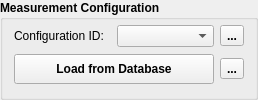
    <widget class="QGroupBox" name="groupBox_5">
     <property name="sizePolicy">
      <sizepolicy hsizetype="Preferred" vsizetype="Preferred">
       <horstretch>0</horstretch>
       <verstretch>0</verstretch>
      </sizepolicy>
     </property>
     <property name="font">
      <font>
       <weight>75</weight>
       <bold>true</bold>
      </font>
     </property>
     <property name="title">
      <string>Measurement Configuration</string>
     </property>
     <layout class="QGridLayout" name="gridLayout_8">
      <property name="topMargin">
       <number>4</number>
      </property>
      <item row="1" column="1">
       <widget class="QToolButton" name="tbt_save_db">
        <property name="toolTip">
         <string>Add current configuration to database.</string>
        </property>
        <property name="text">
         <string>...</string>
        </property>
        <property name="icon">
         <iconset>
          <normaloff>../../resources/img/database_plus.svg</normaloff>../../resources/img/database_plus.svg</iconset>
        </property>
        <property name="iconSize">
         <size>
          <width>24</width>
          <height>24</height>
         </size>
        </property>
       </widget>
      </item>
      <item row="0" column="0" colspan="2">
       <layout class="QHBoxLayout" name="horizontalLayout_6">
        <item>
         <widget class="QLabel" name="label_42">
          <property name="font">
           <font>
            <weight>50</weight>
            <bold>false</bold>
           </font>
          </property>
          <property name="text">
           <string>Configuration ID:</string>
          </property>
         </widget>
        </item>
        <item>
         <widget class="QComboBox" name="cmb_idn">
          <property name="font">
           <font>
            <weight>50</weight>
            <bold>false</bold>
           </font>
          </property>
         </widget>
        </item>
        <item>
         <widget class="QToolButton" name="tbt_update_idn">
          <property name="toolTip">
           <string>Update configuration ids.</string>
          </property>
          <property name="text">
           <string>...</string>
          </property>
          <property name="icon">
           <iconset>
            <normaloff>../../resources/img/refresh.svg</normaloff>../../resources/img/refresh.svg</iconset>
          </property>
          <property name="iconSize">
           <size>
            <width>24</width>
            <height>24</height>
           </size>
          </property>
         </widget>
        </item>
       </layout>
      </item>
      <item row="1" column="0">
       <widget class="QPushButton" name="pbt_load_db">
        <property name="minimumSize">
         <size>
          <width>200</width>
          <height>30</height>
         </size>
        </property>
        <property name="maximumSize">
         <size>
          <width>250</width>
          <height>16777215</height>
         </size>
        </property>
        <property name="text">
         <string>Load from Database</string>
        </property>
       </widget>
      </item>
     </layout>
    </widget>
